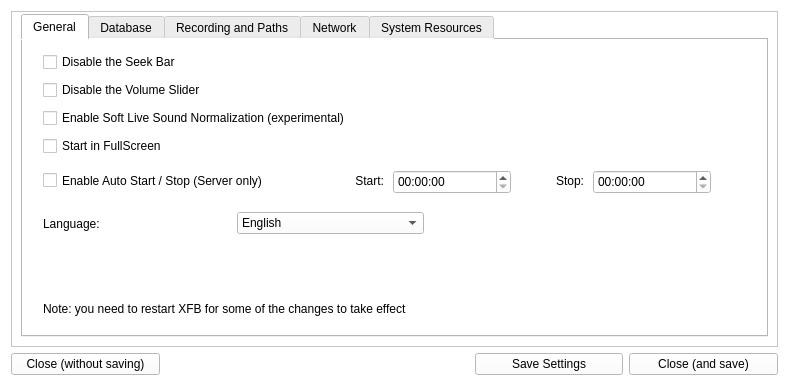
<?xml version="1.0" encoding="UTF-8"?>
<ui version="4.0">
 <class>optionsDialog</class>
 <widget class="QDialog" name="optionsDialog">
  <property name="geometry">
   <rect>
    <x>0</x>
    <y>0</y>
    <width>789</width>
    <height>386</height>
   </rect>
  </property>
  <property name="windowTitle">
   <string>Options</string>
  </property>
  <property name="windowIcon">
   <iconset resource="resources.qrc">
    <normaloff>:/48x48.png</normaloff>:/48x48.png</iconset>
  </property>
  <property name="styleSheet">
   <string notr="true">background-color: rgb(255, 255, 255);</string>
  </property>
  <layout class="QGridLayout" name="gridLayout">
   <item row="0" column="0" colspan="5">
    <widget class="QFrame" name="verticalFrame">
     <property name="sizePolicy">
      <sizepolicy hsizetype="Expanding" vsizetype="Expanding">
       <horstretch>1</horstretch>
       <verstretch>1</verstretch>
      </sizepolicy>
     </property>
     <property name="minimumSize">
      <size>
       <width>721</width>
       <height>0</height>
      </size>
     </property>
     <property name="frameShape">
      <enum>QFrame::StyledPanel</enum>
     </property>
     <layout class="QVBoxLayout" name="layout" stretch="0">
      <property name="spacing">
       <number>1</number>
      </property>
      <property name="sizeConstraint">
       <enum>QLayout::SetMinimumSize</enum>
      </property>
      <property name="topMargin">
       <number>2</number>
      </property>
      <item>
       <widget class="QTabWidget" name="SystemResouces">
        <property name="currentIndex">
         <number>0</number>
        </property>
        <widget class="QWidget" name="tab">
         <attribute name="title">
          <string>General</string>
         </attribute>
         <widget class="QLabel" name="label_3">
          <property name="geometry">
           <rect>
            <x>20</x>
            <y>260</y>
            <width>701</width>
            <height>17</height>
           </rect>
          </property>
          <property name="text">
           <string>Note: you need to restart XFB for some of the changes to take effect</string>
          </property>
         </widget>
         <widget class="QWidget" name="layoutWidget">
          <property name="geometry">
           <rect>
            <x>20</x>
            <y>170</y>
            <width>381</width>
            <height>27</height>
           </rect>
          </property>
          <layout class="QHBoxLayout" name="horizontalLayout">
           <item>
            <widget class="QLabel" name="label_5">
             <property name="text">
              <string>Language:</string>
             </property>
            </widget>
           </item>
           <item>
            <widget class="QComboBox" name="cbox_lang">
             <property name="autoFillBackground">
              <bool>false</bool>
             </property>
             <property name="styleSheet">
              <string notr="true">selection-color: rgb(87, 118, 255);</string>
             </property>
             <item>
              <property name="text">
               <string>English</string>
              </property>
             </item>
             <item>
              <property name="text">
               <string>Français</string>
              </property>
             </item>
             <item>
              <property name="text">
               <string>Portugûes</string>
              </property>
             </item>
            </widget>
           </item>
          </layout>
         </widget>
         <widget class="QWidget" name="layoutWidget">
          <property name="geometry">
           <rect>
            <x>20</x>
            <y>10</y>
            <width>711</width>
            <height>112</height>
           </rect>
          </property>
          <layout class="QVBoxLayout" name="verticalLayout">
           <item>
            <widget class="QCheckBox" name="checkBox_disableSeekBar">
             <property name="toolTip">
              <string>&lt;html&gt;&lt;head/&gt;&lt;body&gt;&lt;p&gt;This wil disable the track's seek bar so that the user is not able to seek trougth the song&lt;/p&gt;&lt;/body&gt;&lt;/html&gt;</string>
             </property>
             <property name="text">
              <string>Disable the Seek Bar</string>
             </property>
            </widget>
           </item>
           <item>
            <widget class="QCheckBox" name="checkBox_disableVolume">
             <property name="text">
              <string>Disable the Volume Slider</string>
             </property>
            </widget>
           </item>
           <item>
            <widget class="QCheckBox" name="checkBox_Normalize_Soft">
             <property name="toolTip">
              <string>&lt;html&gt;&lt;head/&gt;&lt;body&gt;&lt;p&gt;This will boost the volume of the output softly for low and medium sounds. Will not boost when the volume of the track is already high.&lt;/p&gt;&lt;/body&gt;&lt;/html&gt;</string>
             </property>
             <property name="text">
              <string>Enable Soft Live Sound Normalization (experimental)</string>
             </property>
            </widget>
           </item>
           <item>
            <widget class="QCheckBox" name="checkBox_fullScreen">
             <property name="text">
              <string>Start in FullScreen</string>
             </property>
            </widget>
           </item>
          </layout>
         </widget>
         <widget class="QTimeEdit" name="timeEdit_autoStartTime">
          <property name="geometry">
           <rect>
            <x>370</x>
            <y>130</y>
            <width>118</width>
            <height>24</height>
           </rect>
          </property>
         </widget>
         <widget class="QTimeEdit" name="timeEdit_autoStopTime">
          <property name="geometry">
           <rect>
            <x>570</x>
            <y>130</y>
            <width>118</width>
            <height>24</height>
           </rect>
          </property>
         </widget>
         <widget class="QCheckBox" name="checkBox_enableStartStopTime">
          <property name="geometry">
           <rect>
            <x>20</x>
            <y>130</y>
            <width>281</width>
            <height>21</height>
           </rect>
          </property>
          <property name="toolTip">
           <string>&lt;html&gt;&lt;head/&gt;&lt;body&gt;&lt;p&gt;This wil disable the track's seek bar so that the user is not able to seek trougth the song&lt;/p&gt;&lt;/body&gt;&lt;/html&gt;</string>
          </property>
          <property name="text">
           <string>Enable Auto Start / Stop (Server only)</string>
          </property>
         </widget>
         <widget class="QLabel" name="label_23">
          <property name="geometry">
           <rect>
            <x>310</x>
            <y>130</y>
            <width>51</width>
            <height>21</height>
           </rect>
          </property>
          <property name="layoutDirection">
           <enum>Qt::LeftToRight</enum>
          </property>
          <property name="text">
           <string>Start:</string>
          </property>
          <property name="alignment">
           <set>Qt::AlignRight|Qt::AlignTrailing|Qt::AlignVCenter</set>
          </property>
         </widget>
         <widget class="QLabel" name="label_24">
          <property name="geometry">
           <rect>
            <x>500</x>
            <y>130</y>
            <width>61</width>
            <height>21</height>
           </rect>
          </property>
          <property name="text">
           <string>Stop:</string>
          </property>
          <property name="alignment">
           <set>Qt::AlignRight|Qt::AlignTrailing|Qt::AlignVCenter</set>
          </property>
         </widget>
        </widget>
        <widget class="QWidget" name="tab_2">
         <attribute name="title">
          <string>Database</string>
         </attribute>
         <widget class="QLabel" name="label">
          <property name="geometry">
           <rect>
            <x>10</x>
            <y>10</y>
            <width>131</width>
            <height>16</height>
           </rect>
          </property>
          <property name="text">
           <string>Selected database:</string>
          </property>
         </widget>
         <widget class="QLabel" name="txt_selected_db">
          <property name="geometry">
           <rect>
            <x>140</x>
            <y>10</y>
            <width>451</width>
            <height>16</height>
           </rect>
          </property>
          <property name="text">
           <string>[NO DATABASE LOADED]</string>
          </property>
          <property name="wordWrap">
           <bool>false</bool>
          </property>
         </widget>
         <widget class="QLabel" name="label_2">
          <property name="geometry">
           <rect>
            <x>10</x>
            <y>30</y>
            <width>291</width>
            <height>17</height>
           </rect>
          </property>
          <property name="text">
           <string>Database Version: 1.0a jellyfish</string>
          </property>
         </widget>
         <widget class="QPushButton" name="pushButton_3">
          <property name="geometry">
           <rect>
            <x>50</x>
            <y>120</y>
            <width>241</width>
            <height>31</height>
           </rect>
          </property>
          <property name="text">
           <string>Delete Music Table</string>
          </property>
         </widget>
         <widget class="QLabel" name="label_4">
          <property name="geometry">
           <rect>
            <x>30</x>
            <y>80</y>
            <width>251</width>
            <height>31</height>
           </rect>
          </property>
          <property name="font">
           <font>
            <pointsize>11</pointsize>
            <weight>75</weight>
            <bold>true</bold>
           </font>
          </property>
          <property name="styleSheet">
           <string notr="true">color: rgb(255, 0, 4);</string>
          </property>
          <property name="text">
           <string>Careful !</string>
          </property>
         </widget>
         <widget class="QPushButton" name="f_bt_del_jingles_table">
          <property name="geometry">
           <rect>
            <x>50</x>
            <y>160</y>
            <width>241</width>
            <height>31</height>
           </rect>
          </property>
          <property name="text">
           <string>Delete Jingles Table</string>
          </property>
         </widget>
         <widget class="QPushButton" name="f_bt_del_pub_table">
          <property name="geometry">
           <rect>
            <x>50</x>
            <y>200</y>
            <width>241</width>
            <height>31</height>
           </rect>
          </property>
          <property name="text">
           <string>Delete Pub Table</string>
          </property>
         </widget>
        </widget>
        <widget class="QWidget" name="recording">
         <attribute name="title">
          <string>Recording and Paths</string>
         </attribute>
         <widget class="QWidget" name="layoutWidget">
          <property name="geometry">
           <rect>
            <x>100</x>
            <y>30</y>
            <width>531</width>
            <height>27</height>
           </rect>
          </property>
          <layout class="QHBoxLayout" name="horizontalLayout_2">
           <item>
            <widget class="QLabel" name="label_11">
             <property name="text">
              <string>Default recording device:</string>
             </property>
            </widget>
           </item>
           <item>
            <widget class="QComboBox" name="cboxRecDev">
             <property name="styleSheet">
              <string notr="true">selection-color: rgb(87, 118, 255);</string>
             </property>
            </widget>
           </item>
          </layout>
         </widget>
         <widget class="QWidget" name="layoutWidget">
          <property name="geometry">
           <rect>
            <x>100</x>
            <y>170</y>
            <width>531</width>
            <height>27</height>
           </rect>
          </property>
          <layout class="QHBoxLayout" name="horizontalLayout_3">
           <item>
            <widget class="QLabel" name="label_12">
             <property name="text">
              <string>Default recording path:</string>
             </property>
            </widget>
           </item>
           <item>
            <widget class="QLineEdit" name="txt_savePath"/>
           </item>
           <item>
            <widget class="QToolButton" name="bt_browseSavePath">
             <property name="text">
              <string>...</string>
             </property>
            </widget>
           </item>
          </layout>
         </widget>
         <widget class="QWidget" name="layoutWidget">
          <property name="geometry">
           <rect>
            <x>100</x>
            <y>200</y>
            <width>531</width>
            <height>27</height>
           </rect>
          </property>
          <layout class="QHBoxLayout" name="horizontalLayout_4">
           <item>
            <widget class="QLabel" name="label_13">
             <property name="text">
              <string>Default program path:  </string>
             </property>
            </widget>
           </item>
           <item>
            <widget class="QLineEdit" name="txt_programsPath"/>
           </item>
           <item>
            <widget class="QToolButton" name="bt_browse_programPath">
             <property name="text">
              <string>...</string>
             </property>
            </widget>
           </item>
          </layout>
         </widget>
         <widget class="QLabel" name="label_16">
          <property name="geometry">
           <rect>
            <x>30</x>
            <y>20</y>
            <width>61</width>
            <height>71</height>
           </rect>
          </property>
          <property name="text">
           <string/>
          </property>
          <property name="pixmap">
           <pixmap resource="resources.qrc">:/icons/hardinfo.png</pixmap>
          </property>
         </widget>
         <widget class="QWidget" name="layoutWidget">
          <property name="geometry">
           <rect>
            <x>100</x>
            <y>60</y>
            <width>531</width>
            <height>27</height>
           </rect>
          </property>
          <layout class="QHBoxLayout" name="horizontalLayout_9">
           <item>
            <widget class="QLabel" name="label_17">
             <property name="text">
              <string>Codec:</string>
             </property>
            </widget>
           </item>
           <item>
            <widget class="QComboBox" name="comboBox_codec">
             <property name="styleSheet">
              <string notr="true">selection-color: rgb(87, 118, 255);</string>
             </property>
            </widget>
           </item>
          </layout>
         </widget>
         <widget class="QWidget" name="layoutWidget">
          <property name="geometry">
           <rect>
            <x>100</x>
            <y>90</y>
            <width>531</width>
            <height>27</height>
           </rect>
          </property>
          <layout class="QHBoxLayout" name="horizontalLayout_10">
           <item>
            <widget class="QLabel" name="label_18">
             <property name="text">
              <string>Container:</string>
             </property>
            </widget>
           </item>
           <item>
            <widget class="QComboBox" name="comboBox_container">
             <property name="styleSheet">
              <string notr="true">selection-color: rgb(87, 118, 255);</string>
             </property>
            </widget>
           </item>
          </layout>
         </widget>
         <widget class="QLabel" name="label_19">
          <property name="geometry">
           <rect>
            <x>30</x>
            <y>160</y>
            <width>51</width>
            <height>51</height>
           </rect>
          </property>
          <property name="text">
           <string/>
          </property>
          <property name="pixmap">
           <pixmap resource="resources.qrc">:/icons/ic_menu_archive.png</pixmap>
          </property>
         </widget>
         <widget class="QWidget" name="layoutWidget_2">
          <property name="geometry">
           <rect>
            <x>100</x>
            <y>230</y>
            <width>531</width>
            <height>27</height>
           </rect>
          </property>
          <layout class="QHBoxLayout" name="horizontalLayout_11">
           <item>
            <widget class="QLabel" name="label_20">
             <property name="text">
              <string>Default music path:       </string>
             </property>
            </widget>
           </item>
           <item>
            <widget class="QLineEdit" name="txt_musicPath"/>
           </item>
           <item>
            <widget class="QToolButton" name="bt_browse_musicPath">
             <property name="text">
              <string>...</string>
             </property>
            </widget>
           </item>
          </layout>
         </widget>
         <widget class="QWidget" name="layoutWidget_3">
          <property name="geometry">
           <rect>
            <x>100</x>
            <y>260</y>
            <width>531</width>
            <height>27</height>
           </rect>
          </property>
          <layout class="QHBoxLayout" name="horizontalLayout_12">
           <item>
            <widget class="QLabel" name="label_21">
             <property name="text">
              <string>Default Jingle path:        </string>
             </property>
            </widget>
           </item>
           <item>
            <widget class="QLineEdit" name="txt_jinglePath"/>
           </item>
           <item>
            <widget class="QToolButton" name="bt_browse_jinglePath">
             <property name="text">
              <string>...</string>
             </property>
            </widget>
           </item>
          </layout>
         </widget>
         <widget class="Line" name="line">
          <property name="geometry">
           <rect>
            <x>20</x>
            <y>130</y>
            <width>691</width>
            <height>16</height>
           </rect>
          </property>
          <property name="orientation">
           <enum>Qt::Horizontal</enum>
          </property>
         </widget>
        </widget>
        <widget class="QWidget" name="tab_4">
         <attribute name="title">
          <string>Network</string>
         </attribute>
         <widget class="QCheckBox" name="cbox_enableNetworking">
          <property name="geometry">
           <rect>
            <x>30</x>
            <y>30</y>
            <width>321</width>
            <height>23</height>
           </rect>
          </property>
          <property name="text">
           <string>Enable Networking</string>
          </property>
         </widget>
         <widget class="QWidget" name="layoutWidget">
          <property name="geometry">
           <rect>
            <x>50</x>
            <y>61</y>
            <width>351</width>
            <height>151</height>
           </rect>
          </property>
          <layout class="QFormLayout" name="formLayout">
           <item row="0" column="0">
            <widget class="QLabel" name="label_6">
             <property name="text">
              <string>Server URL:</string>
             </property>
            </widget>
           </item>
           <item row="0" column="1">
            <widget class="QLineEdit" name="txt_server"/>
           </item>
           <item row="1" column="0">
            <widget class="QLabel" name="label_7">
             <property name="text">
              <string>Port:</string>
             </property>
            </widget>
           </item>
           <item row="1" column="1">
            <widget class="QLineEdit" name="txt_port"/>
           </item>
           <item row="2" column="0">
            <widget class="QLabel" name="label_8">
             <property name="text">
              <string>User:</string>
             </property>
            </widget>
           </item>
           <item row="2" column="1">
            <widget class="QLineEdit" name="txt_user"/>
           </item>
           <item row="3" column="0">
            <widget class="QLabel" name="label_9">
             <property name="text">
              <string>Password:</string>
             </property>
            </widget>
           </item>
           <item row="3" column="1">
            <widget class="QLineEdit" name="txt_password">
             <property name="inputMethodHints">
              <set>Qt::ImhHiddenText|Qt::ImhNoAutoUppercase|Qt::ImhNoPredictiveText|Qt::ImhSensitiveData</set>
             </property>
             <property name="echoMode">
              <enum>QLineEdit::Password</enum>
             </property>
            </widget>
           </item>
           <item row="4" column="0">
            <widget class="QLabel" name="label_10">
             <property name="text">
              <string>Role:</string>
             </property>
            </widget>
           </item>
           <item row="4" column="1">
            <widget class="QComboBox" name="cbox_role">
             <item>
              <property name="text">
               <string>Client</string>
              </property>
             </item>
             <item>
              <property name="text">
               <string>Server</string>
              </property>
             </item>
            </widget>
           </item>
          </layout>
         </widget>
         <widget class="QWidget" name="layoutWidget">
          <property name="geometry">
           <rect>
            <x>50</x>
            <y>230</y>
            <width>631</width>
            <height>27</height>
           </rect>
          </property>
          <layout class="QHBoxLayout" name="horizontalLayout_5">
           <item>
            <widget class="QLabel" name="label_14">
             <property name="text">
              <string>FTP local temp folder</string>
             </property>
            </widget>
           </item>
           <item>
            <widget class="QLineEdit" name="txt_FTPlocalTempFolder"/>
           </item>
           <item>
            <widget class="QToolButton" name="bt_browseFTPlocalFolder">
             <property name="text">
              <string>...</string>
             </property>
            </widget>
           </item>
          </layout>
         </widget>
         <widget class="QWidget" name="layoutWidget">
          <property name="geometry">
           <rect>
            <x>420</x>
            <y>60</y>
            <width>311</width>
            <height>27</height>
           </rect>
          </property>
          <layout class="QHBoxLayout" name="horizontalLayout_6">
           <item>
            <widget class="QLabel" name="label_15">
             <property name="text">
              <string>Comunications hour:</string>
             </property>
            </widget>
           </item>
           <item>
            <widget class="QTimeEdit" name="cboxComHour"/>
           </item>
          </layout>
         </widget>
         <widget class="QWidget" name="layoutWidget">
          <property name="geometry">
           <rect>
            <x>50</x>
            <y>263</y>
            <width>631</width>
            <height>27</height>
           </rect>
          </property>
          <layout class="QHBoxLayout" name="horizontalLayout_13">
           <item>
            <widget class="QLabel" name="label_22">
             <property name="text">
              <string>TakeOver temp folder:</string>
             </property>
            </widget>
           </item>
           <item>
            <widget class="QLineEdit" name="txt_takeOverlocalTempFolder"/>
           </item>
           <item>
            <widget class="QToolButton" name="bt_browseTakeOverlocalFolder">
             <property name="text">
              <string>...</string>
             </property>
            </widget>
           </item>
          </layout>
         </widget>
        </widget>
        <widget class="QWidget" name="tab_3">
         <attribute name="title">
          <string>System Resources</string>
         </attribute>
         <widget class="QPlainTextEdit" name="txt_terminal">
          <property name="geometry">
           <rect>
            <x>10</x>
            <y>74</y>
            <width>721</width>
            <height>201</height>
           </rect>
          </property>
          <property name="font">
           <font>
            <family>Ubuntu</family>
            <pointsize>11</pointsize>
           </font>
          </property>
          <property name="styleSheet">
           <string notr="true">background-color: rgb(59, 59, 59);
color: rgb(255, 255, 255);</string>
          </property>
          <property name="readOnly">
           <bool>true</bool>
          </property>
         </widget>
         <widget class="QWidget" name="layoutWidget">
          <property name="geometry">
           <rect>
            <x>10</x>
            <y>10</y>
            <width>721</width>
            <height>27</height>
           </rect>
          </property>
          <layout class="QHBoxLayout" name="horizontalLayout_7">
           <item>
            <widget class="QPushButton" name="bt_uname">
             <property name="toolTip">
              <string>&lt;html&gt;&lt;head/&gt;&lt;body&gt;&lt;p&gt;Shows operating system information&lt;/p&gt;&lt;/body&gt;&lt;/html&gt;</string>
             </property>
             <property name="text">
              <string>uname</string>
             </property>
            </widget>
           </item>
           <item>
            <widget class="QPushButton" name="bt_pwd">
             <property name="toolTip">
              <string>&lt;html&gt;&lt;head/&gt;&lt;body&gt;&lt;p&gt;Print working directory (in console)&lt;/p&gt;&lt;/body&gt;&lt;/html&gt;</string>
             </property>
             <property name="text">
              <string>pwd</string>
             </property>
            </widget>
           </item>
           <item>
            <widget class="QPushButton" name="bt_free">
             <property name="toolTip">
              <string>&lt;html&gt;&lt;head/&gt;&lt;body&gt;&lt;p&gt;Show the amount of free RAM resources (in MB)&lt;/p&gt;&lt;/body&gt;&lt;/html&gt;</string>
             </property>
             <property name="text">
              <string>free</string>
             </property>
            </widget>
           </item>
           <item>
            <widget class="QPushButton" name="bt_df">
             <property name="toolTip">
              <string>Shows the free/used HD space</string>
             </property>
             <property name="text">
              <string>df</string>
             </property>
            </widget>
           </item>
          </layout>
         </widget>
         <widget class="QWidget" name="layoutWidget">
          <property name="geometry">
           <rect>
            <x>10</x>
            <y>40</y>
            <width>721</width>
            <height>27</height>
           </rect>
          </property>
          <layout class="QHBoxLayout" name="horizontalLayout_8">
           <item>
            <widget class="QPushButton" name="bt_update_youtubedl">
             <property name="text">
              <string>youtube-dl troubleshoot</string>
             </property>
            </widget>
           </item>
           <item>
            <widget class="QPushButton" name="bt_edit_settings">
             <property name="text">
              <string>Manually edit settings.conf</string>
             </property>
            </widget>
           </item>
          </layout>
         </widget>
        </widget>
       </widget>
      </item>
     </layout>
    </widget>
   </item>
   <item row="1" column="4">
    <widget class="QPushButton" name="pushButton">
     <property name="text">
      <string>Close (and save)</string>
     </property>
    </widget>
   </item>
   <item row="1" column="3">
    <widget class="QPushButton" name="bt_save_settings">
     <property name="text">
      <string>Save Settings</string>
     </property>
    </widget>
   </item>
   <item row="1" column="0">
    <widget class="QPushButton" name="pushButton_2">
     <property name="text">
      <string>Close (without saving)</string>
     </property>
    </widget>
   </item>
  </layout>
 </widget>
 <resources>
  <include location="resources.qrc"/>
 </resources>
 <connections/>
</ui>
